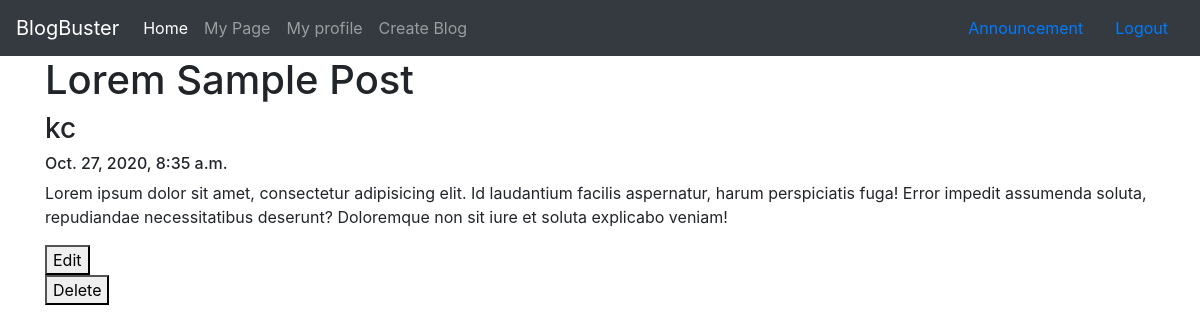
The app's page /mypage/7/ (signed in) with its own data.
### blogger/models.py (models this page shows, shortened)
class BlogPost(models.Model):
    blog_title = models.CharField(max_length=250)
    blog_content = models.TextField(blank=True)
    blog_publish = models.DateTimeField(auto_now_add=True)
    blog_user = models.ForeignKey(User, on_delete=models.CASCADE)

### blogger/views.py (the view)
# urls.py: path('mypage/<int:blog_pk>/', views.viewblog, name='viewblog'),
@login_required()
def viewblog(request,blog_pk):
    content = get_object_or_404(BlogPost, pk=blog_pk, blog_user=request.user)
    return render(request, 'blogger/viewblog.html', {'content':content})

### blogger/templates/blogger/viewblog.html (shortened to what this page needs)
{% extends 'blogger/base.html' %}
{% block content %}
<div class="container">
<h1>{{content.blog_title}}</h1></a>
<h3>{{content.blog_user}}</h3>
<h6>{{content.blog_publish}}</h6>
<p>{{content.blog_content }}</p>
<form method="GET" action="{% url 'editblog' content.id %}">
    <button type="submit">Edit</button>
  </form>
  <form method="POST" action="{% url 'deleteblog' content.id %}">
    <button type="submit">Delete</button>
  </form>
</div>
{% endblock %}

### records on screen
BlogPost: blog_title "Lorem Sample Post", blog_user "kc", blog_publish "Oct. 27, 2020, 8:35 a.m.", blog_content "Lorem ipsum dolor sit amet, consectetur adipisicing elit. Id laudantium facilis aspernatur, harum perspiciatis fuga! Error impedit assumenda soluta, repudiandae necessitatibus deserunt? Doloremque non sit iure et soluta explicabo veniam!"
